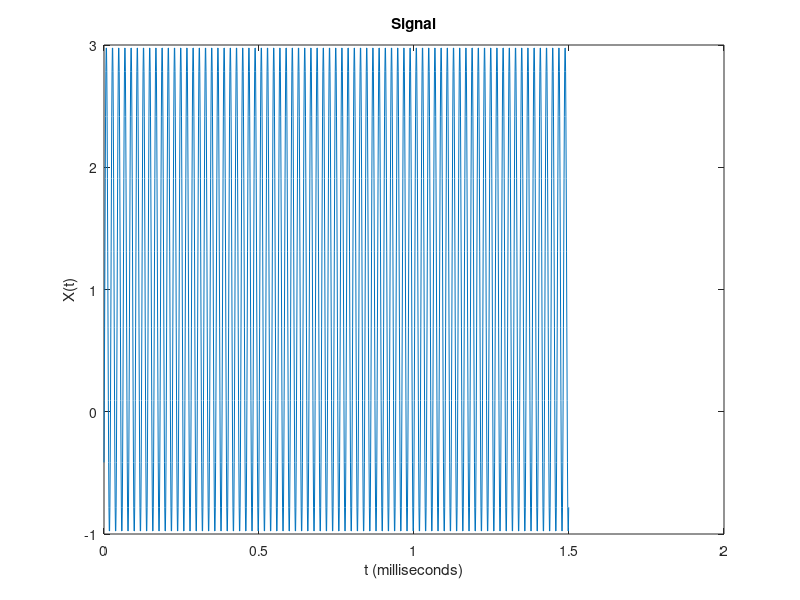
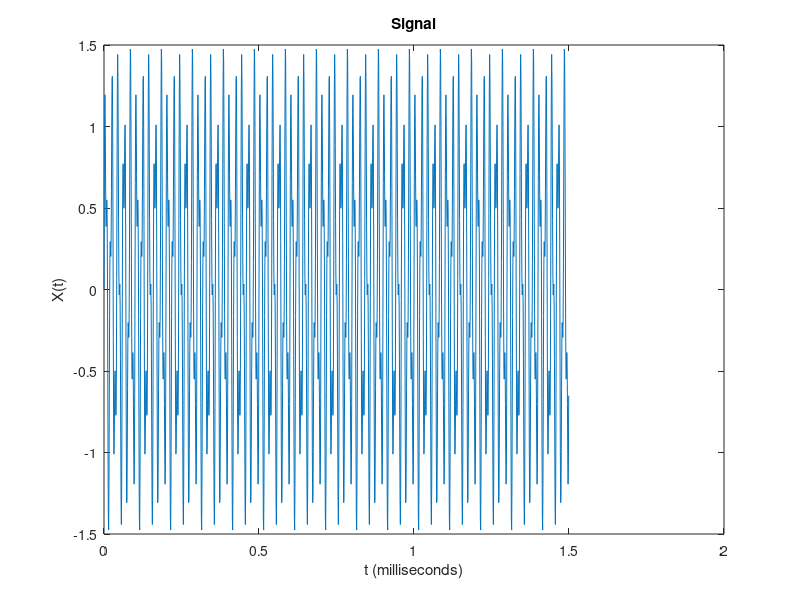
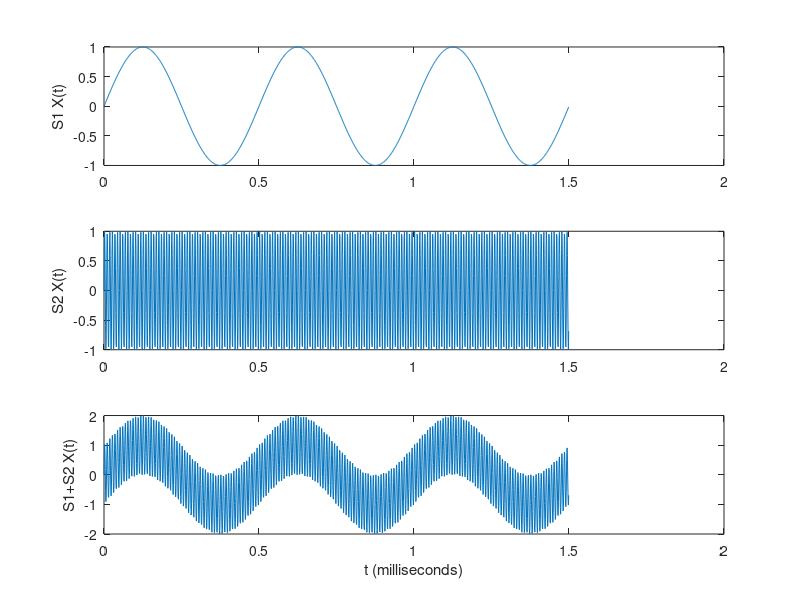

Write the MATLAB code that produced these figures, in order.
% Code for simulation of sine waves and Fourier analysis (spectrum and
% power). Adapted from:
% https://www.mathworks.com/help/matlab/ref/fft.html
% https://www.mathworks.com/help/signal/ug/power-spectral-density-estimates-using-fft.html

Fs = 1000;            % Sampling frequency                    
T = 1/Fs;             % Sampling period       
L = 1500;             % Length of signal
t = (0:L-1)*T;        % Time vector

% Sine wave parameters
a = 1;
A = 2;
f = 50; % in Hz
theta = -pi/4; % in rad

% Generate sine wave
S = a + A*sin(2*pi*f*t+theta)

% Plot
plot(t,S)
title('Signal')
xlabel('t (milliseconds)')
ylabel('X(t)')

% Composition of two sine waves
S = 1*sin(50*pi*2*t) + .5*sin(2*pi*120*t);

figure
plot(t,S)
title('Signal')
xlabel('t (milliseconds)')
ylabel('X(t)')

% Another way to visualize addiiton of sines
S1 = 1*sin(2*pi*2*t);
S2 = 1*sin(2*pi*120*t);
S3 = S1+S2;

figure
subplot(311)
plot(t,S1)
ylabel('S1 X(t)')

subplot(312)
plot(t,S2)
ylabel('S2 X(t)')

subplot(313)
plot(t,S3)
xlabel('t (milliseconds)')
ylabel('S1+S2 X(t)')



